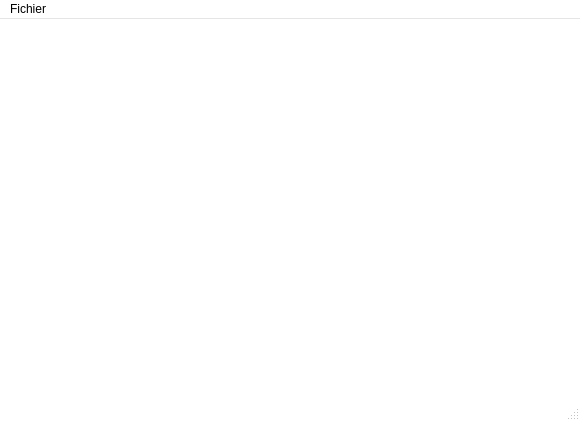
<ui version="4.0" >
 <class>MainWindow</class>
 <widget class="QMainWindow" name="MainWindow" >
  <property name="geometry" >
   <rect>
    <x>0</x>
    <y>0</y>
    <width>580</width>
    <height>421</height>
   </rect>
  </property>
  <property name="palette" >
   <palette>
    <active>
     <colorrole role="Base" >
      <brush brushstyle="SolidPattern" >
       <color alpha="255" >
        <red>255</red>
        <green>255</green>
        <blue>255</blue>
       </color>
      </brush>
     </colorrole>
     <colorrole role="Window" >
      <brush brushstyle="SolidPattern" >
       <color alpha="255" >
        <red>255</red>
        <green>255</green>
        <blue>255</blue>
       </color>
      </brush>
     </colorrole>
    </active>
    <inactive>
     <colorrole role="Base" >
      <brush brushstyle="SolidPattern" >
       <color alpha="255" >
        <red>255</red>
        <green>255</green>
        <blue>255</blue>
       </color>
      </brush>
     </colorrole>
     <colorrole role="Window" >
      <brush brushstyle="SolidPattern" >
       <color alpha="255" >
        <red>255</red>
        <green>255</green>
        <blue>255</blue>
       </color>
      </brush>
     </colorrole>
    </inactive>
    <disabled>
     <colorrole role="Base" >
      <brush brushstyle="SolidPattern" >
       <color alpha="255" >
        <red>255</red>
        <green>255</green>
        <blue>255</blue>
       </color>
      </brush>
     </colorrole>
     <colorrole role="Window" >
      <brush brushstyle="SolidPattern" >
       <color alpha="255" >
        <red>255</red>
        <green>255</green>
        <blue>255</blue>
       </color>
      </brush>
     </colorrole>
    </disabled>
   </palette>
  </property>
  <property name="windowTitle" >
   <string>Mighty Graph</string>
  </property>
  <property name="windowIcon" >
   <iconset>../pngicon.png</iconset>
  </property>
  <widget class="QWidget" name="centralwidget" >
   <layout class="QHBoxLayout" >
    <item>
     <widget class="SvgGraph" native="1" name="graphImg" >
      <property name="sizePolicy" >
       <sizepolicy vsizetype="Preferred" hsizetype="Preferred" >
        <horstretch>0</horstretch>
        <verstretch>0</verstretch>
       </sizepolicy>
      </property>
     </widget>
    </item>
   </layout>
  </widget>
  <widget class="QMenuBar" name="menubar" >
   <property name="geometry" >
    <rect>
     <x>0</x>
     <y>0</y>
     <width>580</width>
     <height>22</height>
    </rect>
   </property>
   <widget class="QMenu" name="menuFichier" >
    <property name="title" >
     <string>Fichier</string>
    </property>
    <addaction name="actionOuvrir" />
    <addaction name="actionQuitter" />
   </widget>
   <addaction name="menuFichier" />
  </widget>
  <widget class="QStatusBar" name="statusbar" />
  <action name="actionOuvrir" >
   <property name="text" >
    <string>Ouvrir</string>
   </property>
  </action>
  <action name="actionQuitter" >
   <property name="text" >
    <string>Quitter</string>
   </property>
  </action>
 </widget>
 <customwidgets>
  <customwidget>
   <class>SvgGraph</class>
   <extends>QWidget</extends>
   <header>src/svggraph.h</header>
   <container>1</container>
  </customwidget>
 </customwidgets>
 <resources/>
 <connections/>
</ui>
